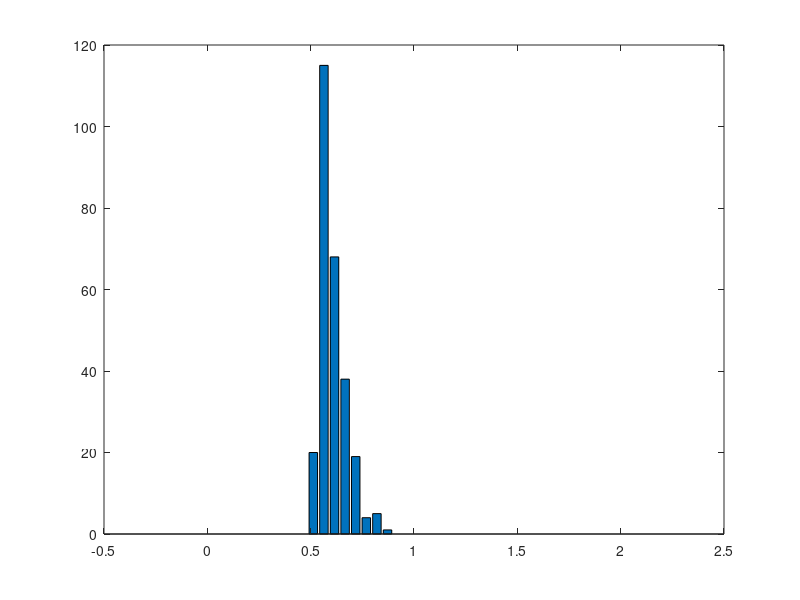

This chart was generated by the following MATLAB code: (Note: this script raises an error after producing the figure.)
clear; close all; clc;

%%
%fix step size
dt = 0.001;
%parameter 
ndt = 0.5; %NON-DECISION TIME
mu = 5;  %BY CONVENTION MU MUST BE POSITIVE 
sd = 1;   %THIS IS VARIABILITY WITHIN THE WALK.  KEEP FIXED AT 1. 
nsteps = 2500; %MAX LENGTH OF WALK.  INCREASE TILL WARNING GOES AWAY
ntrials = 500; %NUMBER OF RUNS
criterion = 1; %CORRECT BOUNDARY LOCATION, INCORRECT IS ZERO 
beta = 0.5; % NORMALIZED BIAS
bias = beta*criterion; %ACTUAL BIAS
total_err_pr = 0; % keep running sum of err probability
total_err_rt = 0; % use total_err_pr to normalize this value
%set random number seed 
rng(19680104);

figure
total_errorrt = []; % used for histogram, accumulate all error_trials

% loop over all 100 samples of drift rate (i.e. mu)
for i_ = 1:100
    % OUTPUT VARIABLES
    sample = zeros(1,nsteps+1);   %This is a single random draw from normal distribution
    path = zeros(ntrials,nsteps+1); %This is all the random walks
    rt = zeros(ntrials,1);  %These are the rts across trials 
    correct = zeros(ntrials,1); %This is accuracy data. ZERO IS WRONG, ONE IS RIGHT
    sampled_mu = normrnd(mu,0.002,[1,1]);
    if sampled_mu < 0
        sampled_mu
        "SHIT"
    end
    %LOOP OVER ntrials.  
    for j = 1:ntrials
        goodpath = 0;
        while goodpath == 0
            draw = normrnd(sampled_mu*dt,sd*sqrt(dt),[1,nsteps]);  %DRAW A WALK
            sample(1) = bias; %START AT BIAS
            sample(2:nsteps+1) = draw; 
            walk = cumsum(sample); %SUM THE WALK.   
            crossbnd = find((walk > criterion) |(walk < 0)); %TEST BOTH BOUNDARIES  
            if ~isempty(crossbnd) %TEST IF IT CROSSED ONE OF THE BOUNDARIES AT LEAST
                goodpath = 1; %WALK IS GOOD, SET TO 1 TO EXIT WHILE LOOP
                path(j,:) = walk; %SAVE THE WALK
            else
                display('Bad Walk') %NOTIFY BAD WALK AND DRAW AGAIN LOWER
            end;
        end;
        rt(j) = crossbnd(1);  %RT IS FIRST CROSSING
        if path(j,rt(j)) > criterion  %TEST IF CORRECT
            path(j,rt(j):end) = criterion; %SET THE REST OF WALK TO BOUNDARY
            correct(j) = 1; %INDICATE CORRECT TRIAL
        else %TRIALIS INCORRECT
            path(j,rt(j):end) = 0; %SET THE REST OF WALK TO ZERO. 
        end; 
        %Add Non-decision time
        rt(j) = rt(j) + ndt/dt;	
    end
    % need to weight average incorrect response times by relative probabilities of incorrect
    %convert rt to milliseconds
    rt = rt*dt;
    errorrt = rt(find(correct == 0));
    total_errorrt = [total_errorrt; errorrt];
    % this trial's avg
    avg_err_rt = mean(errorrt);
    err_pr = 1 - mean(correct);
    total_err_rt = total_err_rt + avg_err_rt * err_pr;
    total_err_pr = total_err_pr + err_pr;
end

bins = linspace(0,2,40);
[n1,x] = hist(total_errorrt, bins); 
h = bar(x, n1);

% avg now over all trials
% weighed mean err response time!
avg_err_rt = total_err_rt / total_err_pr
xline(avg_err_rt,'--b');
xlabel('Response Time')
ylabel('Number of Trials')
title('Error Trial RTs')
